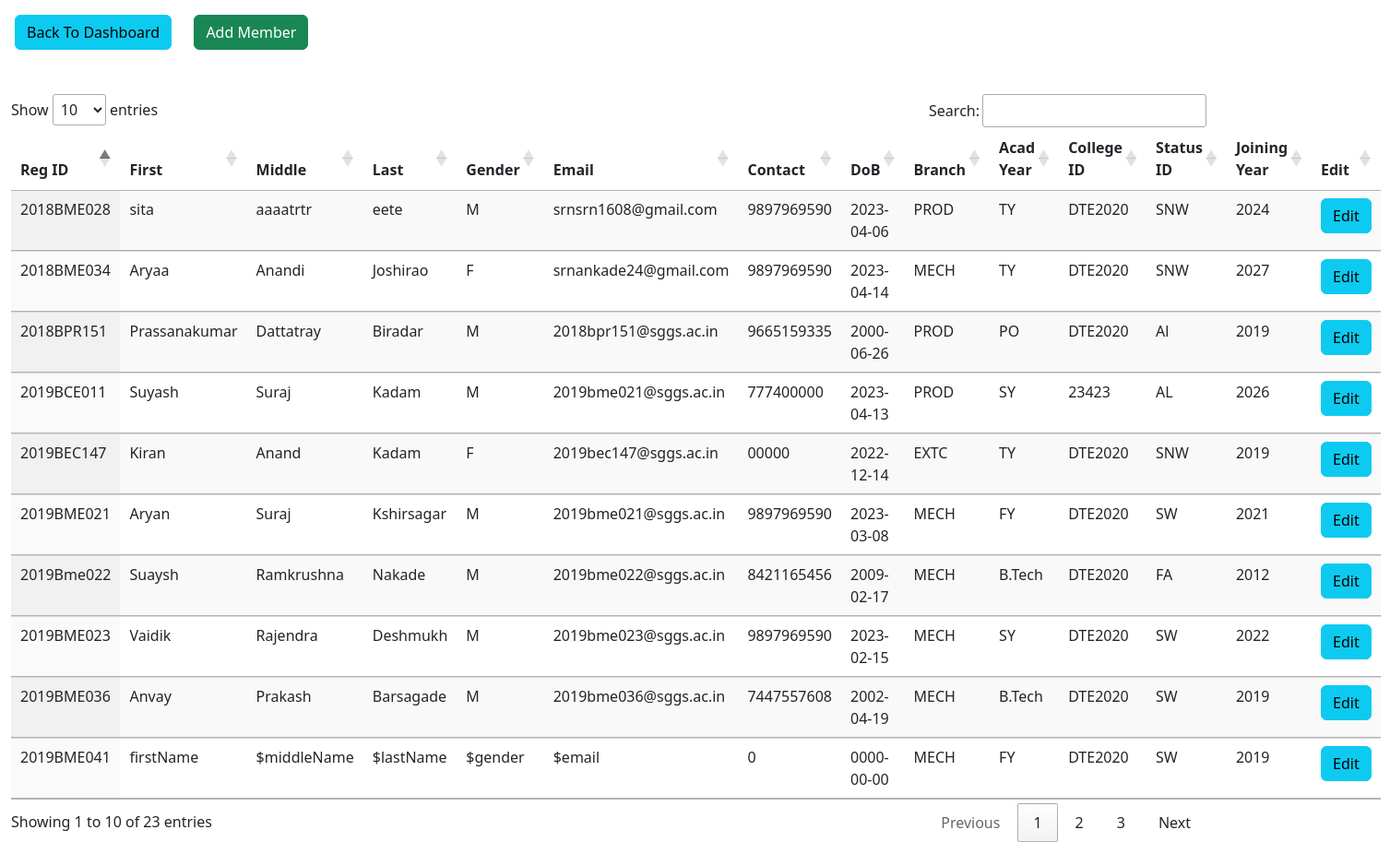
Page /showAll.php (signed in) on the committed database.
### tables this page shows
CREATE TABLE `sae_cc_members` (
  `RegId` varchar(15) NOT NULL,
  `FiratName` varchar(45) NOT NULL,
  `MiddleName` varchar(45) NOT NULL,
  `LastName` varchar(45) NOT NULL,
  `Gender` varchar(45) NOT NULL,
  `Email` varchar(45) NOT NULL,
  `ContactNumber` varchar(12) NOT NULL,
  `DoB` date NOT NULL,
  `BranchId` varchar(10) NOT NULL,
  `YearId` varchar(10) NOT NULL,
  `CollegeId` varchar(10) NOT NULL,
  `StatusId` varchar(10) NOT NULL,
  `JoiningYear` int(11) NOT NULL
);

### showAll.php (the view, shortened to what this page needs)
<!DOCTYPE html>
<html>
<head>
  <?php include 'links.php' ?>
</head>
<body>
  <div>
    <span>
    <a class="btn btn-info mt-3 ms-3 me-1" href="student.php">Back To Dashboard</a>
</span>
  <span>
    <a class="btn btn-success mt-3 ms-3" href="addMember.php">Add Member</a>
</span>
  </div>
	<div class="container mt-5 ms-0">
		<div class="row">
			  <table  id="example" class="table display" data-pagination="true">
  <thead>
    <tr>
      <th scope="col">Reg ID</th>
      <th scope="col">First</th>
      <th scope="col">Middle</th>
      <th scope="col">Last</th>
      <th scope="col">Gender</th>
      <th scope="col">Email</th>
      <th scope="col">Contact</th>
      <th scope="col">DoB</th>
      <th scope="col">Branch</th>
      <th scope="col">Acad Year</th>
      <th scope="col">College ID</th>
      <th scope="col">Status ID</th>
      <th scope="col">Joining Year</th>
      <th  scope="col">Edit</th>
    </tr>
  </thead>
  <tbody>
    <?php
    $con= mysqli_connect("sql111.epizy.com","epiz_34114828","h1aMXRVCMDM");
    $result=mysqli_query($con,"SELECT * FROM sae_cc_members");
    while($row=mysqli_fetch_assoc($result)){
      echo "
      <tr>
      <td>$row[RegId]</td>
      <td>$row[FiratName]</td>
      <td>$row[MiddleName]</td>
      <td>$row[LastName]</td>
      <td>$row[Gender]</td>
      <td>$row[Email]</td>
      <td>$row[ContactNumber]</td>
      <td>$row[DoB]</td>
      <td>$row[BranchId]</td>
      <td>$row[YearId]</td>
      <td>$row[CollegeId]</td>
      <td>$row[StatusId]</td>
      <td>$row[JoiningYear]</td>
      <td> <a href='updateMember.php?id=$row[RegId]' class='btn btn-info' >Edit</a></td>
    </tr>
      ";
    }
    ?>
  </tbody>
</table>
		</div>
	</div>
</body>
</html>

### rows in the picture
sae_cc_members: RegId "2018BME028", FiratName "sita", MiddleName "aaaatrtr", LastName "eete", Gender "M", Email "srnsrn1608@gmail.com", ContactNumber "9897969590", DoB "2023-04-06", BranchId "PROD", YearId "TY", CollegeId "DTE2020", StatusId "SNW", JoiningYear "2024"
sae_cc_members: RegId "2018BME034", FiratName "Aryaa", MiddleName "Anandi", LastName "Joshirao", Gender "F", Email "srnankade24@gmail.com", ContactNumber "9897969590", DoB "2023-04-14", BranchId "MECH", YearId "TY", CollegeId "DTE2020", StatusId "SNW", JoiningYear "2027"
sae_cc_members: RegId "2018BPR151", FiratName "Prassanakumar", MiddleName "Dattatray", LastName "Biradar", Gender "M", Email "2018bpr151@sggs.ac.in", ContactNumber "9665159335", DoB "2000-06-26", BranchId "PROD", YearId "PO", CollegeId "DTE2020", StatusId "Al", JoiningYear "2019"
sae_cc_members: RegId "2019BCE011", FiratName "Suyash", MiddleName "Suraj", LastName "Kadam", Gender "M", Email "2019bme021@sggs.ac.in", ContactNumber "777400000", DoB "2023-04-13", BranchId "PROD", YearId "SY", CollegeId "23423", StatusId "AL", JoiningYear "2026"
sae_cc_members: RegId "2019BEC147", FiratName "Kiran", MiddleName "Anand", LastName "Kadam", Gender "F", Email "2019bec147@sggs.ac.in", ContactNumber "00000", DoB "2022-12-14", BranchId "EXTC", YearId "TY", CollegeId "DTE2020", StatusId "SNW", JoiningYear "2019"
sae_cc_members: RegId "2019BME021", FiratName "Aryan", MiddleName "Suraj", LastName "Kshirsagar", Gender "M", Email "2019bme021@sggs.ac.in", ContactNumber "9897969590", DoB "2023-03-08", BranchId "MECH", YearId "FY", CollegeId "DTE2020", StatusId "SW", JoiningYear "2021"
sae_cc_members: RegId "2019Bme022", FiratName "Suaysh", MiddleName "Ramkrushna", LastName "Nakade", Gender "M", Email "2019bme022@sggs.ac.in", ContactNumber "8421165456", DoB "2009-02-17", BranchId "MECH", YearId "B.Tech", CollegeId "DTE2020", StatusId "FA", JoiningYear "2012"
sae_cc_members: RegId "2019BME023", FiratName "Vaidik", MiddleName "Rajendra", LastName "Deshmukh", Gender "M", Email "2019bme023@sggs.ac.in", ContactNumber "9897969590", DoB "2023-02-15", BranchId "MECH", YearId "SY", CollegeId "DTE2020", StatusId "SW", JoiningYear "2022"
sae_cc_members: RegId "2019BME036", FiratName "Anvay", MiddleName "Prakash", LastName "Barsagade", Gender "M", Email "2019bme036@sggs.ac.in", ContactNumber "7447557608", DoB "2002-04-19", BranchId "MECH", YearId "B.Tech", CollegeId "DTE2020", StatusId "SW", JoiningYear "2019"
sae_cc_members: RegId "2019BME041", FiratName "firstName", MiddleName "$middleName", LastName "$lastName", Gender "$gender", Email "$email", ContactNumber "0", DoB "0000-00-00", BranchId "MECH", YearId "FY", CollegeId "DTE2020", StatusId "SW", JoiningYear "2019"
